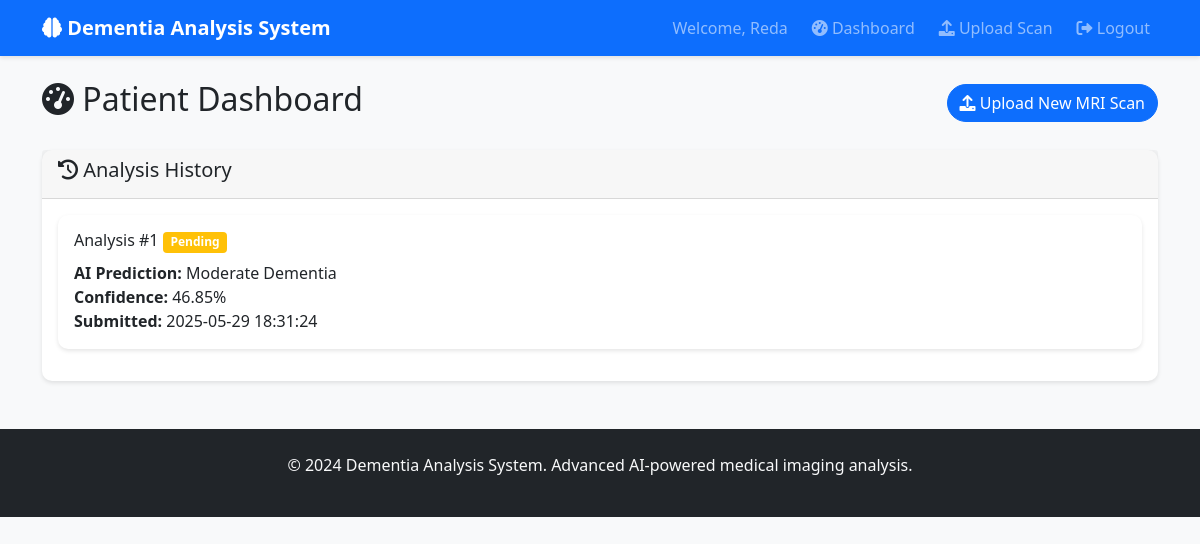
Page /patient/dashboard (signed in) on the committed database.
### tables this page shows
CREATE TABLE analysis_results (
            id INTEGER PRIMARY KEY AUTOINCREMENT,
            patient_id INTEGER NOT NULL,
            image_filename TEXT NOT NULL,
            prediction_class TEXT NOT NULL,
            confidence_score REAL NOT NULL,
            probabilities TEXT NOT NULL,
            status TEXT DEFAULT 'pending' CHECK(status IN ('pending', 'confirmed', 'rejected')),
            doctor_id INTEGER,
            doctor_notes TEXT,
            created_at TIMESTAMP DEFAULT CURRENT_TIMESTAMP,
            reviewed_at TIMESTAMP,
            FOREIGN KEY (patient_id) REFERENCES users (id),
            FOREIGN KEY (doctor_id) REFERENCES users (id)
        );

### flask_app.py (the view)
@app.route('/patient/dashboard')
def patient_dashboard():
    if 'user_id' not in session or session['user_type'] != 'patient':
        return redirect(url_for('login'))
    conn = sqlite3.connect('dementia_app.db')
    cursor = conn.cursor()
    cursor.execute('''
        SELECT ar.*, u.full_name as doctor_name
        FROM analysis_results ar
        LEFT JOIN users u ON ar.doctor_id = u.id
        WHERE ar.patient_id = ?
        ORDER BY ar.created_at DESC
    ''', (session['user_id'],))
    analyses = cursor.fetchall()
    cursor.execute('''
        SELECT * FROM notifications
        WHERE user_id = ? AND is_read = FALSE
        ORDER BY created_at DESC
    ''', (session['user_id'],))
    notifications = cursor.fetchall()
    conn.close()
    return render_template('patient_dashboard.html', analyses=analyses, notifications=notifications)

### templates/patient_dashboard.html (shortened to what this page needs)
{% extends "base.html" %}
{% block content %}
<div class="row">
    <div class="col-md-12">
        <div class="d-flex justify-content-between align-items-center mb-4">
            <h2><i class="fas fa-tachometer-alt"></i> Patient Dashboard</h2>
            <a href="{{ url_for('upload_image') }}" class="btn btn-primary">
                <i class="fas fa-upload"></i> Upload New MRI Scan
            </a>
        </div>
        <div class="card">
            <div class="card-header">
                <h5><i class="fas fa-history"></i> Analysis History</h5>
            </div>
            <div class="card-body">
                {% if analyses %}
                    {% for analysis in analyses %}
                    <div class="card analysis-card status-{{ analysis[6] }} mb-3">
                        <div class="card-body">
                            <div class="row">
                                <div class="col-md-8">
                                    <h6 class="card-title">
                                        Analysis #{{ analysis[0] }}
                                        <span class="badge bg-{{ 'warning' if analysis[6] == 'pending' else 'success' if analysis[6] == 'confirmed' else 'danger' }}">
                                            {{ analysis[6].title() }}
                                        </span>
                                    </h6>
                                    <p class="card-text">
                                        <strong>AI Prediction:</strong> {{ analysis[3] }}<br>
                                        <strong>Confidence:</strong> {{ "%.2f"|format(analysis[4]) }}%<br>
                                        <strong>Submitted:</strong> {{ analysis[9] }}
                                    </p>
                                </div>
                                <div class="col-md-4 text-end">
                                </div>
                            </div>
                        </div>
                    </div>
                    {% endfor %}
                {% else %}
                    <div class="text-center py-4">
                        <i class="fas fa-file-medical fa-3x text-muted mb-3"></i>
                        <p class="text-muted">No analyses yet. Upload your first MRI scan to get started!</p>
                    </div>
                {% endif %}
            </div>
        </div>
    </div>
</div>
{% endblock %}

### templates/base.html (style rules this page uses)
.analysis-card { border-left: 4px solid #007bff; }
.status-pending { border-left-color: #ffc107; }
body { background-color: #f8f9fa; }
.card { box-shadow: 0 2px 4px rgba(0,0,0,0.1); border: none; border-radius: 10px; }
.btn { border-radius: 20px; }

### rows in the picture
analysis_results: id "1", status "Pending", prediction_class "Moderate Dementia", confidence_score "46.85", created_at "2025-05-29 18:31:24"

### other values in the picture
{{ session.full_name }} "Reda"
